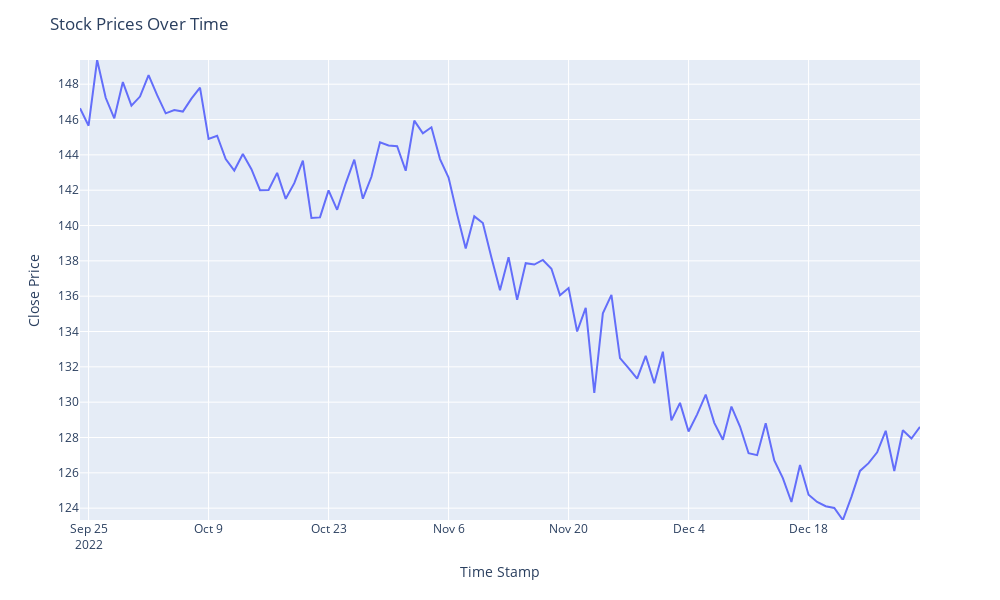
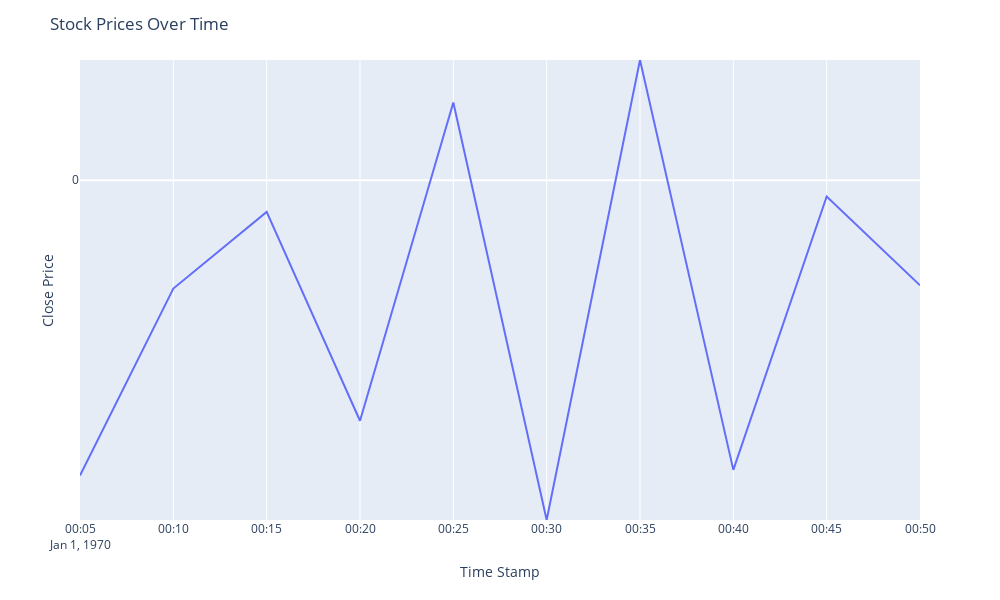

Notebook code cell kept with these figures, in order:
### Markdown cell above
## Top 20 Most Famous Equities

| Equity Name          | Symbol | Sentiment |
|----------------------|--------|-----------|
| Apple Inc.          | AAPL   | Positive  |
| Microsoft Corp.     | MSFT   | Positive  |
| Amazon.com Inc.     | AMZN   | Positive  |
| Alphabet Inc. (GOOGL)| GOOGL | Positive  |
| Alphabet Inc. (GOOG) | GOOG  | Positive  |
| Tesla Inc.          | TSLA   | Negative  |
| Meta Platforms Inc. | META   | Positive  |
| NVIDIA Corp.        | NVDA   | Positive  |
| Berkshire Hathaway  | BRK.B  | Positive  |
| JPMorgan Chase & Co.| JPM    | Positive  |
| Johnson & Johnson   | JNJ    | Negative  |
| Visa Inc.          | V      | Positive  |
| Procter & Gamble   | PG     | Positive  |
| UnitedHealth Group | UNH    | Negative  |
| Exxon Mobil Corp.  | XOM    | Negative  |
| The Walt Disney Co.| DIS    | Positive  |
| Netflix Inc.       | NFLX   | Positive  |
| Adobe Inc.         | ADBE   | Positive  |
| PayPal Holdings Inc

.ased on market trends._

### Code cell
main()

### Figure 1 — Plotly figure (JSON) as saved in the notebook; plotly's stock layout.template omitted (floating-point values rounded to 4 significant figures)
{"data": [{"hovertemplate": "Time Stamp=%{x}<br>Close Price=%{y}<extra></extra>", "legendgroup": "", "line": {"color": "#636efa", "dash": "solid"}, "marker": {"symbol": "circle"}, "mode": "lines", "name": "", "orientation": "v", "showlegend": false, "type": "scatter", "x": ["2022-09-24", "2022-09-25", "2022-09-26", "2022-09-27", "2022-09-28", "2022-09-29", "2022-09-30", "2022-10-01", "2022-10-02", "2022-10-03", "2022-10-04", "2022-10-05", "2022-10-06", "2022-10-07", "2022-10-08", "2022-10-09", "2022-10-10", "2022-10-11", "2022-10-12", "2022-10-13", "2022-10-14", "2022-10-15", "2022-10-16", "2022-10-17", "2022-10-18", "2022-10-19", "2022-10-20", "2022-10-21", "2022-10-22", "2022-10-23", "2022-10-24", "2022-10-25", "2022-10-26", "2022-10-27", "2022-10-28", "2022-10-29", "2022-10-30", "2022-10-31", "2022-11-01", "2022-11-02", "2022-11-03", "2022-11-04", "2022-11-05", "2022-11-06", "2022-11-07", "2022-11-08", "2022-11-09", "2022-11-10", "2022-11-11", "2022-11-12", "2022-11-13", "2022-11-14", "2022-11-15", "2022-11-16", "2022-11-17", "2022-11-18", "2022-11-19", "2022-11-20", "2022-11-21", "2022-11-22", "2022-11-23", "2022-11-24", "2022-11-25", "2022-11-26", "2022-11-27", "2022-11-28", "2022-11-29", "2022-11-30", "2022-12-01", "2022-12-02", "2022-12-03", "2022-12-04", "2022-12-05", "2022-12-06", "2022-12-07", "2022-12-08", "2022-12-09", "2022-12-10", "2022-12-11", "2022-12-12", "2022-12-13", "2022-12-14", "2022-12-15", "2022-12-16", "2022-12-17", "2022-12-18", "2022-12-19", "2022-12-20", "2022-12-21", "2022-12-22", "2022-12-23", "2022-12-24", "2022-12-25", "2022-12-26", "2022-12-27", "2022-12-28", "2022-12-29", "2022-12-30", "2022-12-31"], "xaxis": "x", "y": [146.6, 145.7, 149.4, 147.2, 146.1, 148.1, 146.8, 147.3, 148.5, 147.4, 146.3, 146.5, 146.4, 147.2, 147.8, 144.9, 145.1, 143.8, 143.1, 144.1, 143.2, 142, 142.0, 143.0, 141.5, 142.4, 143.7, 140.4, 140.5, 142.0, 140.9, 142.4, 143.7, 141.5, 142.8, 144.7, 144.5, 144.5, 143.1, 145.9, 145.2, 145.6, 143.8, 142.7, 140.6, 138.7, 140.5, 140.1, 138.2, 136.3, 138.2, 135.8, 137.9, 137.8, 138.1, 137.6, 136.1, 136.5, 134, 135.3, 130.5, 135.0, 136.1, 132.5, 131.9, 131.3, 132.6, 131.1, 132.9, 129.0, 130.0, 128.3, 129.3, 130.4, 128.8, 127.9, 129.8, 128.6, 127.1, 127, 128.8, 126.7, 125.7, 124.3, 126.4, 124.8, 124.3, 124.1, 124.0, 123.3, 124.6, 126.1, 126.5, 127.2, 128.4, 126.1, 128.4, 127.9, 128.6], "yaxis": "y"}], "layout": {"height": 600, "legend": {"tracegroupgap": 0}, "margin": {"t": 60}, "title": {"text": "Stock Prices Over Time"}, "width": 1000, "xaxis": {"anchor": "y", "autorange": true, "domain": [0, 1], "range": ["2022-09-24", "2022-12-31"], "title": {"text": "Time Stamp"}, "type": "date"}, "yaxis": {"anchor": "x", "domain": [0, 1], "range": [123.3, 149.4], "tickmode": "array", "ticktext": ["122", "124", "126", "128", "130", "132", "134", "136", "138", "140", "142", "144", "146", "148", "150"], "tickvals": [122, 124, 126, 128, 130, 132, 134, 136, 138, 140, 142, 144, 146, 148, 150], "title": {"text": "Close Price"}, "type": "linear"}}}

### Figure 2 — Plotly figure (JSON) as saved in the notebook; plotly's stock layout.template omitted (floating-point values rounded to 4 significant figures)
{"data": [{"hovertemplate": "Time Stamp=%{x}<br>Close Price=%{y}<extra></extra>", "legendgroup": "", "line": {"color": "#636efa", "dash": "solid"}, "marker": {"symbol": "circle"}, "mode": "lines", "name": "", "orientation": "v", "showlegend": false, "type": "scatter", "x": ["1970-01-01T00:05:00", "1970-01-01T00:10:00", "1970-01-01T00:15:00", "1970-01-01T00:20:00", "1970-01-01T00:25:00", "1970-01-01T00:30:00", "1970-01-01T00:35:00", "1970-01-01T00:40:00", "1970-01-01T00:45:00", "1970-01-01T00:50:00"], "xaxis": "x", "y": [-0.5071, -0.186, -0.05444, -0.4129, 0.1333, -0.5833, 0.2063, -0.4972, -0.02802, -0.1804], "yaxis": "y"}], "layout": {"dragmode": "zoom", "height": 600, "legend": {"tracegroupgap": 0}, "margin": {"t": 60}, "title": {"text": "Stock Prices Over Time"}, "width": 1000, "xaxis": {"anchor": "y", "autorange": true, "domain": [0, 1], "range": ["1970-01-01 00:05", "1970-01-01 00:50"], "title": {"text": "Time Stamp"}, "type": "date"}, "yaxis": {"anchor": "x", "domain": [0, 1], "range": [-0.5833, 0.2063], "tickmode": "array", "ticktext": ["-2", "0"], "tickvals": [-2, 0], "title": {"text": "Close Price"}, "type": "linear"}}}
